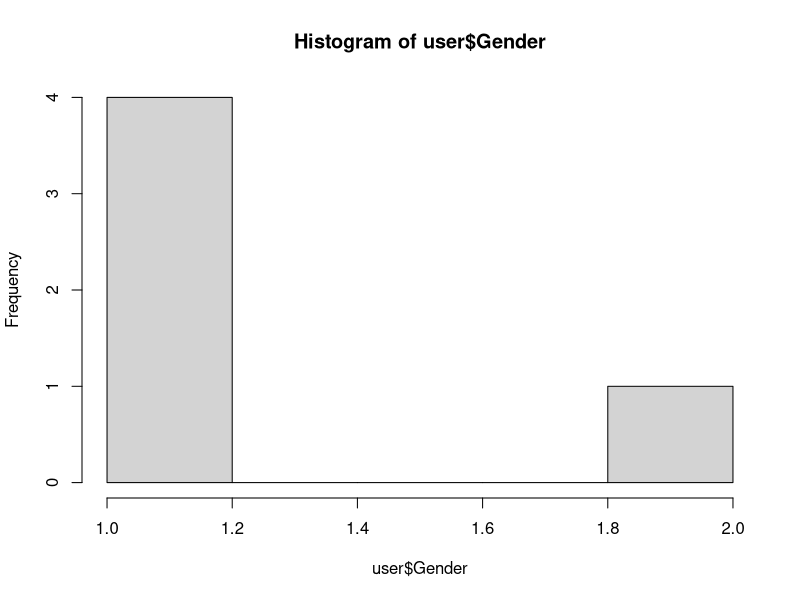

Recreate this plot in R.

# 문제 2 조건

name <- c("최민수", "유관순", "이순신", "김유신", "홍길동")
age <- c(55, 45, 45, 53, 15)
gender <- c(1,2,1,1,1)
job <- c("연예인", "주부", "군인", "직장인", "학생")
sat <- c(3,4,2,5,5)
grade <- c("C", "C", "A", "D", "A")
total <- c(44.4, 28.5, 43.5, NA, 27.1)


# 문제 2-1 풀이
user <- data.frame(Name = name, Age = age, Gender = gender, Job = job, Sat = sat, Grade = grade, Total = total)
user 


# 문제 2-2 풀이
hist(user$Gender)

# 문제 2-3 풀이
user
user2 <- user[seq(from=0,to=nrow(user),by=2),]
user2




# 문제 3 조건

kor <- c(90, 85, 90)
eng <- c(70, 85, 75)
mat <- c(86, 92, 88)

# 문제 3-1 풀이

subjectGrade <- data.frame(kor, eng, mat)
subjectGrade

# 문제 3-2 풀이

apply(subjectGrade, 1, max)
apply(subjectGrade, 2, max)


# 문제 3-3 풀이
round(apply(subjectGrade, 1, mean), 2)
round(apply(subjectGrade, 2, mean), 2)

# 문제 3-4 풀이
apply(subjectGrade, 1, var)
apply(subjectGrade, 1, sd)


# 문제 4
Data2 <- c("2017-02-05 수입3000원",
           "2017-02-06 수입4500원",
           "2017-02-07 수입2500원")
library(stringr)


# 문제 4-1
unlist(str_extract_all(Data2, "[0-9]{4}[가-힣]"))


# 문제 4-2
str_replace_all(Data2,"[0-9]", "")

# 문제 4-3
str_replace_all(Data2,"-","/")

# 문제 4-4
paste(Data2, collapse=",")
                
